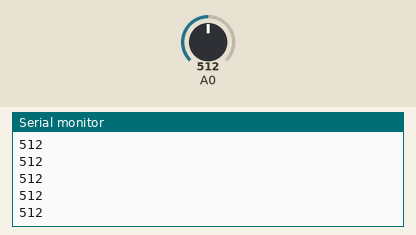
Recording of a sketch running on a simulated Arduino Uno, built with avr-gcc and run on an emulated ATmega328P. On the bench: the last lines printed to the serial monitor. The inputs (shaded band) are chosen by the test bench; at power-on: A0 = 512.

Above: at 1.2 s.
1.3 s: A0 set to 716
At 1.9 s:
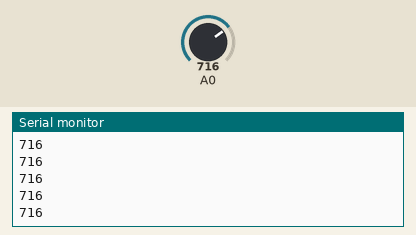
2.8 s: A0 set to 900
At 3.7 s:
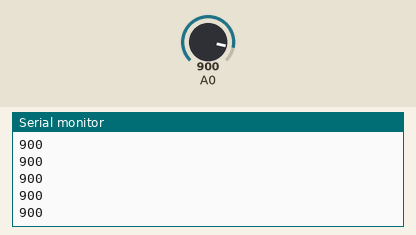
Timing chart, 0 to 5.8 s (numbered marks = the images above; inputs shaded):
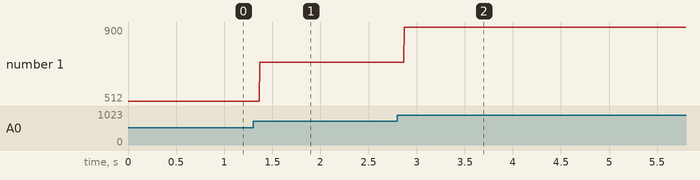

The sketch:

light.ino
```cpp
void setup(){

    Serial.begin(9600);

}

void loop(){

    int d = analogRead(A0);

    Serial.println(d);

}
```

Measured:
- after the input at 1.3 s, the serial monitor: prints a new line after 0.07 s (image 1)
- after the input at 2.8 s, the serial monitor: prints a new line after 0.07 s (image 2)
- plotted number 1: 512 → 716 after the input at 1.3 s, 716 → 900 after the input at 2.8 s
